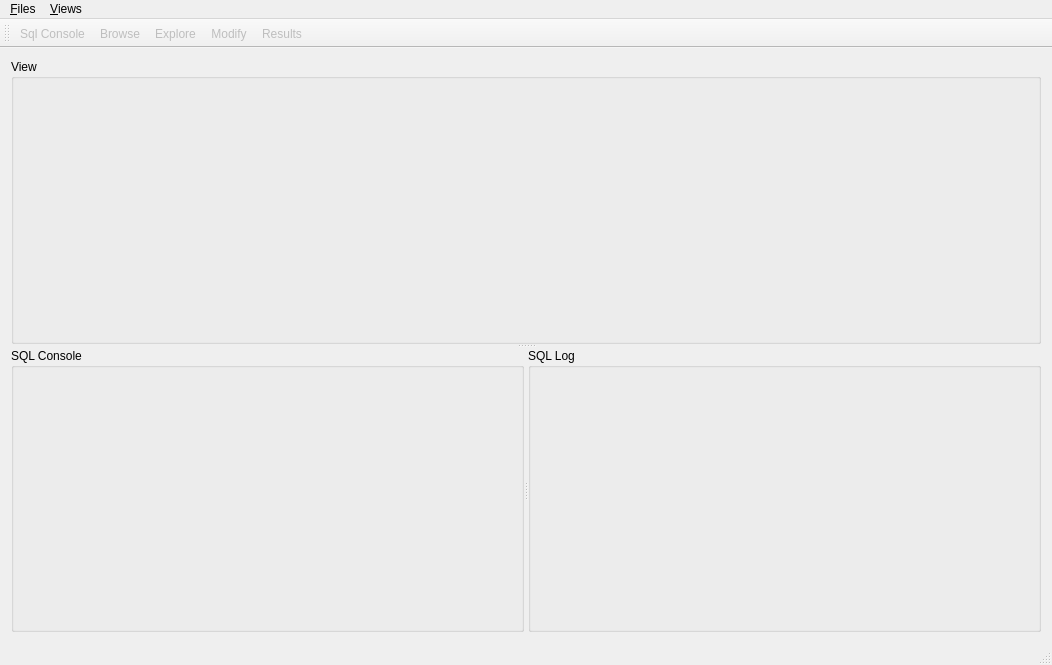
<?xml version="1.0" encoding="UTF-8"?>
<ui version="4.0">
 <class>MainWindow</class>
 <widget class="QMainWindow" name="MainWindow">
  <property name="geometry">
   <rect>
    <x>0</x>
    <y>0</y>
    <width>1052</width>
    <height>665</height>
   </rect>
  </property>
  <property name="windowTitle">
   <string>MainWindow</string>
  </property>
  <widget class="QWidget" name="centralWidget">
   <layout class="QVBoxLayout" name="verticalLayout_4">
    <item>
     <widget class="QSplitter" name="mainsplitter">
      <property name="orientation">
       <enum>Qt::Vertical</enum>
      </property>
      <widget class="QGroupBox" name="viewsframe">
       <property name="title">
        <string>View</string>
       </property>
       <layout class="QVBoxLayout" name="verticalLayout_3">
        <item>
         <widget class="QStackedWidget" name="viewstack">
          <property name="currentIndex">
           <number>3</number>
          </property>
          <widget class="QWidget" name="browse"/>
          <widget class="QWidget" name="explore"/>
          <widget class="QWidget" name="modify"/>
          <widget class="QWidget" name="queryresults"/>
         </widget>
        </item>
       </layout>
      </widget>
      <widget class="QSplitter" name="console_log_splitter">
       <property name="orientation">
        <enum>Qt::Horizontal</enum>
       </property>
       <widget class="QGroupBox" name="consoleframe">
        <property name="title">
         <string>SQL Console</string>
        </property>
        <layout class="QVBoxLayout" name="verticalLayout_2"/>
       </widget>
       <widget class="QGroupBox" name="logframe">
        <property name="title">
         <string>SQL Log</string>
        </property>
        <layout class="QVBoxLayout" name="verticalLayout"/>
       </widget>
      </widget>
     </widget>
    </item>
   </layout>
  </widget>
  <widget class="QMenuBar" name="menuBar">
   <property name="geometry">
    <rect>
     <x>0</x>
     <y>0</y>
     <width>1052</width>
     <height>18</height>
    </rect>
   </property>
   <widget class="QMenu" name="menu_Files">
    <property name="title">
     <string>&amp;Files</string>
    </property>
    <addaction name="action_Recent_files"/>
    <addaction name="action_Open_database"/>
    <addaction name="action_Save"/>
    <addaction name="actionSave_all"/>
    <addaction name="separator"/>
    <addaction name="actionCreate_New_Database"/>
    <addaction name="separator"/>
    <addaction name="action_Exit"/>
   </widget>
   <widget class="QMenu" name="menuViews">
    <property name="title">
     <string>&amp;Views</string>
    </property>
    <addaction name="actionEdit_Field"/>
    <addaction name="actionBrowse"/>
    <addaction name="actionExplore"/>
    <addaction name="actionModify"/>
    <addaction name="actionResult"/>
    <addaction name="separator"/>
    <addaction name="actionSpawn_Result"/>
   </widget>
   <addaction name="menu_Files"/>
   <addaction name="menuViews"/>
  </widget>
  <widget class="QToolBar" name="mainToolBar">
   <attribute name="toolBarArea">
    <enum>TopToolBarArea</enum>
   </attribute>
   <attribute name="toolBarBreak">
    <bool>false</bool>
   </attribute>
   <addaction name="actionSql_Console"/>
   <addaction name="actionBrowse"/>
   <addaction name="actionExplore"/>
   <addaction name="actionModify"/>
   <addaction name="actionResult"/>
  </widget>
  <widget class="QStatusBar" name="statusBar"/>
  <action name="action_Open_database">
   <property name="text">
    <string>&amp;Open database...</string>
   </property>
   <property name="shortcut">
    <string>Ctrl+O</string>
   </property>
  </action>
  <action name="action_Exit">
   <property name="text">
    <string>&amp;Exit</string>
   </property>
  </action>
  <action name="action_Save">
   <property name="text">
    <string>&amp;Save...</string>
   </property>
   <property name="shortcut">
    <string>Ctrl+S</string>
   </property>
  </action>
  <action name="actionSave_all">
   <property name="text">
    <string>Save &amp;all...</string>
   </property>
   <property name="shortcut">
    <string>Ctrl+Shift+S</string>
   </property>
  </action>
  <action name="actionSql_Console">
   <property name="enabled">
    <bool>false</bool>
   </property>
   <property name="text">
    <string>Sql Console</string>
   </property>
   <property name="toolTip">
    <string>Move focus to the Sql Console</string>
   </property>
   <property name="shortcut">
    <string>Ctrl+Q</string>
   </property>
  </action>
  <action name="action_Recent_files">
   <property name="text">
    <string>&amp;Recent files...</string>
   </property>
   <property name="shortcut">
    <string>Ctrl+Shift+O</string>
   </property>
  </action>
  <action name="actionBrowse">
   <property name="checkable">
    <bool>true</bool>
   </property>
   <property name="enabled">
    <bool>false</bool>
   </property>
   <property name="text">
    <string>Browse</string>
   </property>
   <property name="shortcut">
    <string>Ctrl+B</string>
   </property>
  </action>
  <action name="actionExplore">
   <property name="checkable">
    <bool>true</bool>
   </property>
   <property name="enabled">
    <bool>false</bool>
   </property>
   <property name="text">
    <string>Explore</string>
   </property>
   <property name="shortcut">
    <string>Ctrl+E</string>
   </property>
  </action>
  <action name="actionModify">
   <property name="checkable">
    <bool>true</bool>
   </property>
   <property name="enabled">
    <bool>false</bool>
   </property>
   <property name="text">
    <string>Modify</string>
   </property>
   <property name="shortcut">
    <string>Ctrl+M</string>
   </property>
  </action>
  <action name="actionResult">
   <property name="checkable">
    <bool>true</bool>
   </property>
   <property name="enabled">
    <bool>false</bool>
   </property>
   <property name="text">
    <string>Results</string>
   </property>
   <property name="shortcut">
    <string>Ctrl+R</string>
   </property>
  </action>
  <action name="actionSpawn_Result">
   <property name="enabled">
    <bool>false</bool>
   </property>
   <property name="text">
    <string>Spawn Result</string>
   </property>
   <property name="shortcut">
    <string>Ctrl+W</string>
   </property>
  </action>
  <action name="actionCreate_New_Database">
   <property name="text">
    <string>Create New Database...</string>
   </property>
   <property name="shortcut">
    <string>Ctrl+N</string>
   </property>
  </action>
  <action name="actionEdit_Field">
   <property name="text">
    <string>Edit Field</string>
   </property>
   <property name="shortcut">
    <string>Ctrl+F</string>
   </property>
  </action>
 </widget>
 <layoutdefault spacing="6" margin="11"/>
 <resources/>
 <connections/>
</ui>
